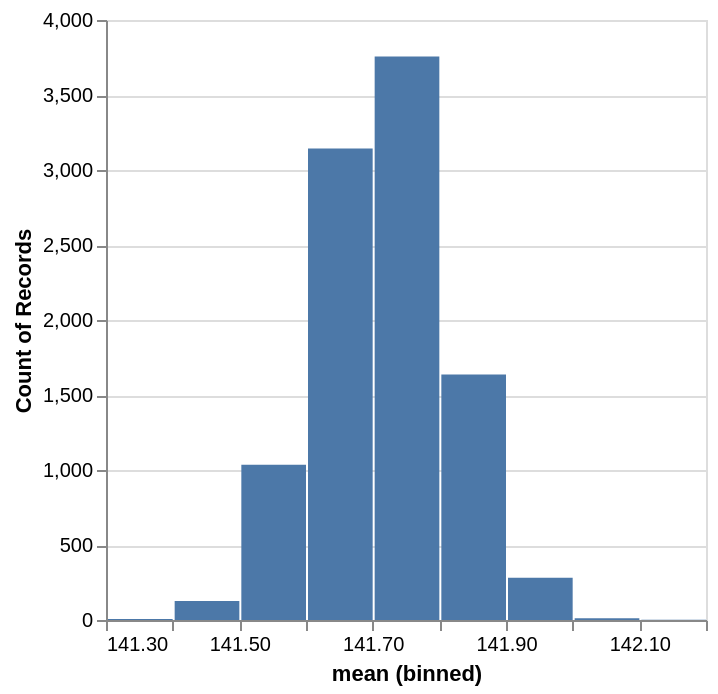

This figure's notebook cell:
### Code cell
r4_bins = alt.Chart(lazy_stats_df.filter(pl.col.risk_attitude.eq(4))).mark_bar().encode(
    alt.X("mean:Q", bin=True),
    y='count()',
)

r4_bins

### Figure 1 — Vega specification as saved in the notebook (floating-point values rounded to 4 significant figures)
{"$schema": "https://vega.github.io/schema/vega/v5.json", "data": [{"name": "source_0", "values": [{"__count": 3757, "bin_maxbins_10_mean": 141.7, "bin_maxbins_10_mean_end": 141.8}, {"__count": 1035, "bin_maxbins_10_mean": 141.5, "bin_maxbins_10_mean_end": 141.6}, {"__count": 3144, "bin_maxbins_10_mean": 141.6, "bin_maxbins_10_mean_end": 141.7}, {"__count": 1637, "bin_maxbins_10_mean": 141.8, "bin_maxbins_10_mean_end": 141.9}, {"__count": 281, "bin_maxbins_10_mean": 141.9, "bin_maxbins_10_mean_end": 142.0}, {"__count": 126, "bin_maxbins_10_mean": 141.4, "bin_maxbins_10_mean_end": 141.5}, {"__count": 11, "bin_maxbins_10_mean": 142.0, "bin_maxbins_10_mean_end": 142.1}, {"__count": 7, "bin_maxbins_10_mean": 141.3, "bin_maxbins_10_mean_end": 141.4}, {"__count": 2, "bin_maxbins_10_mean": 142.1, "bin_maxbins_10_mean_end": 142.2}]}, {"name": "source_0_y_domain___count", "values": [{"min": 2, "max": 3757}]}], "signals": [{"name": "bin_maxbins_10_mean_bins", "value": {"fields": ["mean"], "fname": "bin_mean", "start": 141.3, "step": 0.1, "stop": 142.2}}], "marks": [{"type": "rect", "name": "marks", "from": {"data": "source_0"}, "encode": {"update": {"x2": {"field": "bin_maxbins_10_mean", "scale": "x", "offset": {"signal": "0.5 + (abs(scale(\"x\", datum[\"bin_maxbins_10_mean_end\"]) - scale(\"x\", datum[\"bin_maxbins_10_mean\"])) < 0.25 ? -0.5 * (0.25 - (abs(scale(\"x\", datum[\"bin_maxbins_10_mean_end\"]) - scale(\"x\", datum[\"bin_maxbins_10_mean\"])))) : 0.5)"}}, "y": {"field": "__count", "scale": "y"}, "fill": {"value": "#4c78a8"}, "x": {"field": "bin_maxbins_10_mean_end", "scale": "x", "offset": {"signal": "0.5 + (abs(scale(\"x\", datum[\"bin_maxbins_10_mean_end\"]) - scale(\"x\", datum[\"bin_maxbins_10_mean\"])) < 0.25 ? 0.5 * (0.25 - (abs(scale(\"x\", datum[\"bin_maxbins_10_mean_end\"]) - scale(\"x\", datum[\"bin_maxbins_10_mean\"])))) : -0.5)"}}, "y2": {"value": 0, "scale": "y"}}}, "style": ["bar"]}], "scales": [{"name": "x", "type": "linear", "domain": {"signal": "[bin_maxbins_10_mean_bins.start, bin_maxbins_10_mean_bins.stop]"}, "range": [0, {"signal": "width"}], "bins": {"signal": "bin_maxbins_10_mean_bins"}, "zero": false}, {"name": "y", "type": "linear", "domain": [{"signal": "(data(\"source_0_y_domain___count\")[0] || {}).min"}, {"signal": "(data(\"source_0_y_domain___count\")[0] || {}).max"}], "range": [{"signal": "height"}, 0], "nice": true, "zero": true}], "axes": [{"scale": "y", "ticks": false, "tickCount": {"signal": "ceil(height/40)"}, "grid": true, "domain": false, "orient": "left", "minExtent": 0, "labels": false, "zindex": 0, "gridScale": "x", "maxExtent": 0, "aria": false}, {"scale": "x", "orient": "bottom", "title": "mean (binned)", "labelFlush": true, "grid": false, "labelOverlap": true, "tickCount": {"signal": "ceil(width/10)"}, "zindex": 0}, {"scale": "y", "orient": "left", "grid": false, "title": "Count of Records", "labelOverlap": true, "zindex": 0, "tickCount": {"signal": "ceil(height/40)"}}], "padding": 5, "height": 300, "style": "cell", "background": "white", "width": 300}
